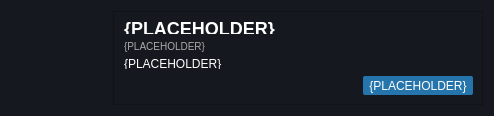
<?xml version="1.0" encoding="UTF-8"?>
<ui version="4.0">
 <class>NotificationDialog</class>
 <widget class="QDialog" name="NotificationDialog">
  <property name="geometry">
   <rect>
    <x>0</x>
    <y>0</y>
    <width>494</width>
    <height>116</height>
   </rect>
  </property>
  <property name="minimumSize">
   <size>
    <width>494</width>
    <height>116</height>
   </size>
  </property>
  <property name="maximumSize">
   <size>
    <width>494</width>
    <height>16777215</height>
   </size>
  </property>
  <property name="windowTitle">
   <string>Dialog</string>
  </property>
  <property name="styleSheet">
   <string notr="true">background: #15181f</string>
  </property>
  <layout class="QGridLayout" name="gridLayout">
   <item row="0" column="0">
    <layout class="QHBoxLayout" name="horizontalLayout">
     <property name="spacing">
      <number>6</number>
     </property>
     <property name="sizeConstraint">
      <enum>QLayout::SetDefaultConstraint</enum>
     </property>
     <item alignment="Qt::AlignVCenter">
      <widget class="QLabel" name="label">
       <property name="minimumSize">
        <size>
         <width>96</width>
         <height>96</height>
        </size>
       </property>
       <property name="maximumSize">
        <size>
         <width>96</width>
         <height>96</height>
        </size>
       </property>
       <property name="text">
        <string/>
       </property>
       <property name="pixmap">
        <pixmap resource="../nexus.qrc">:/images/favicon.png</pixmap>
       </property>
       <property name="scaledContents">
        <bool>true</bool>
       </property>
      </widget>
     </item>
     <item>
      <widget class="QFrame" name="frame">
       <property name="frameShape">
        <enum>QFrame::StyledPanel</enum>
       </property>
       <property name="frameShadow">
        <enum>QFrame::Raised</enum>
       </property>
       <layout class="QVBoxLayout" name="verticalLayout_2">
        <item>
         <widget class="QFrame" name="frame">
          <layout class="QVBoxLayout" name="verticalLayout">
           <property name="spacing">
            <number>6</number>
           </property>
           <property name="leftMargin">
            <number>1</number>
           </property>
           <property name="topMargin">
            <number>1</number>
           </property>
           <property name="rightMargin">
            <number>1</number>
           </property>
           <property name="bottomMargin">
            <number>1</number>
           </property>
           <item alignment="Qt::AlignTop">
            <widget class="QLabel" name="title">
             <property name="sizePolicy">
              <sizepolicy hsizetype="Preferred" vsizetype="MinimumExpanding">
               <horstretch>0</horstretch>
               <verstretch>0</verstretch>
              </sizepolicy>
             </property>
             <property name="styleSheet">
              <string notr="true">font-size:18px;
font-weight:bold;
color:#fff</string>
             </property>
             <property name="text">
              <string>{PLACEHOLDER}</string>
             </property>
             <property name="scaledContents">
              <bool>false</bool>
             </property>
             <property name="wordWrap">
              <bool>false</bool>
             </property>
            </widget>
           </item>
           <item>
            <widget class="QLabel" name="author">
             <property name="styleSheet">
              <string notr="true">color:#aaa;
font-size:10px</string>
             </property>
             <property name="text">
              <string>{PLACEHOLDER}</string>
             </property>
            </widget>
           </item>
           <item alignment="Qt::AlignTop">
            <widget class="QLabel" name="body">
             <property name="sizePolicy">
              <sizepolicy hsizetype="Preferred" vsizetype="Fixed">
               <horstretch>0</horstretch>
               <verstretch>0</verstretch>
              </sizepolicy>
             </property>
             <property name="styleSheet">
              <string notr="true">color:#fff</string>
             </property>
             <property name="text">
              <string>{PLACEHOLDER}</string>
             </property>
             <property name="scaledContents">
              <bool>false</bool>
             </property>
             <property name="wordWrap">
              <bool>false</bool>
             </property>
             <property name="margin">
              <number>0</number>
             </property>
            </widget>
           </item>
          </layout>
         </widget>
        </item>
        <item alignment="Qt::AlignRight">
         <widget class="QPushButton" name="link">
          <property name="sizePolicy">
           <sizepolicy hsizetype="Preferred" vsizetype="Fixed">
            <horstretch>0</horstretch>
            <verstretch>0</verstretch>
           </sizepolicy>
          </property>
          <property name="styleSheet">
           <string notr="true">
QPushButton {
    background: #2574ab;
    border-radius: 2px;
	padding: 3px 5px 2px;
    border: none;
    min-width: 100px;
    color: #ffffff;
}

QPushButton::hover {
    background: #2b85c4;
}

QPushButton::pressed {
    background: #206291;
}

QPushButton:disabled {
    background-color: #1c2029;
    color: #46474a;
}</string>
          </property>
          <property name="text">
           <string>{PLACEHOLDER}</string>
          </property>
         </widget>
        </item>
       </layout>
      </widget>
     </item>
    </layout>
   </item>
  </layout>
 </widget>
 <resources>
  <include location="../nexus.qrc"/>
 </resources>
 <connections/>
</ui>
